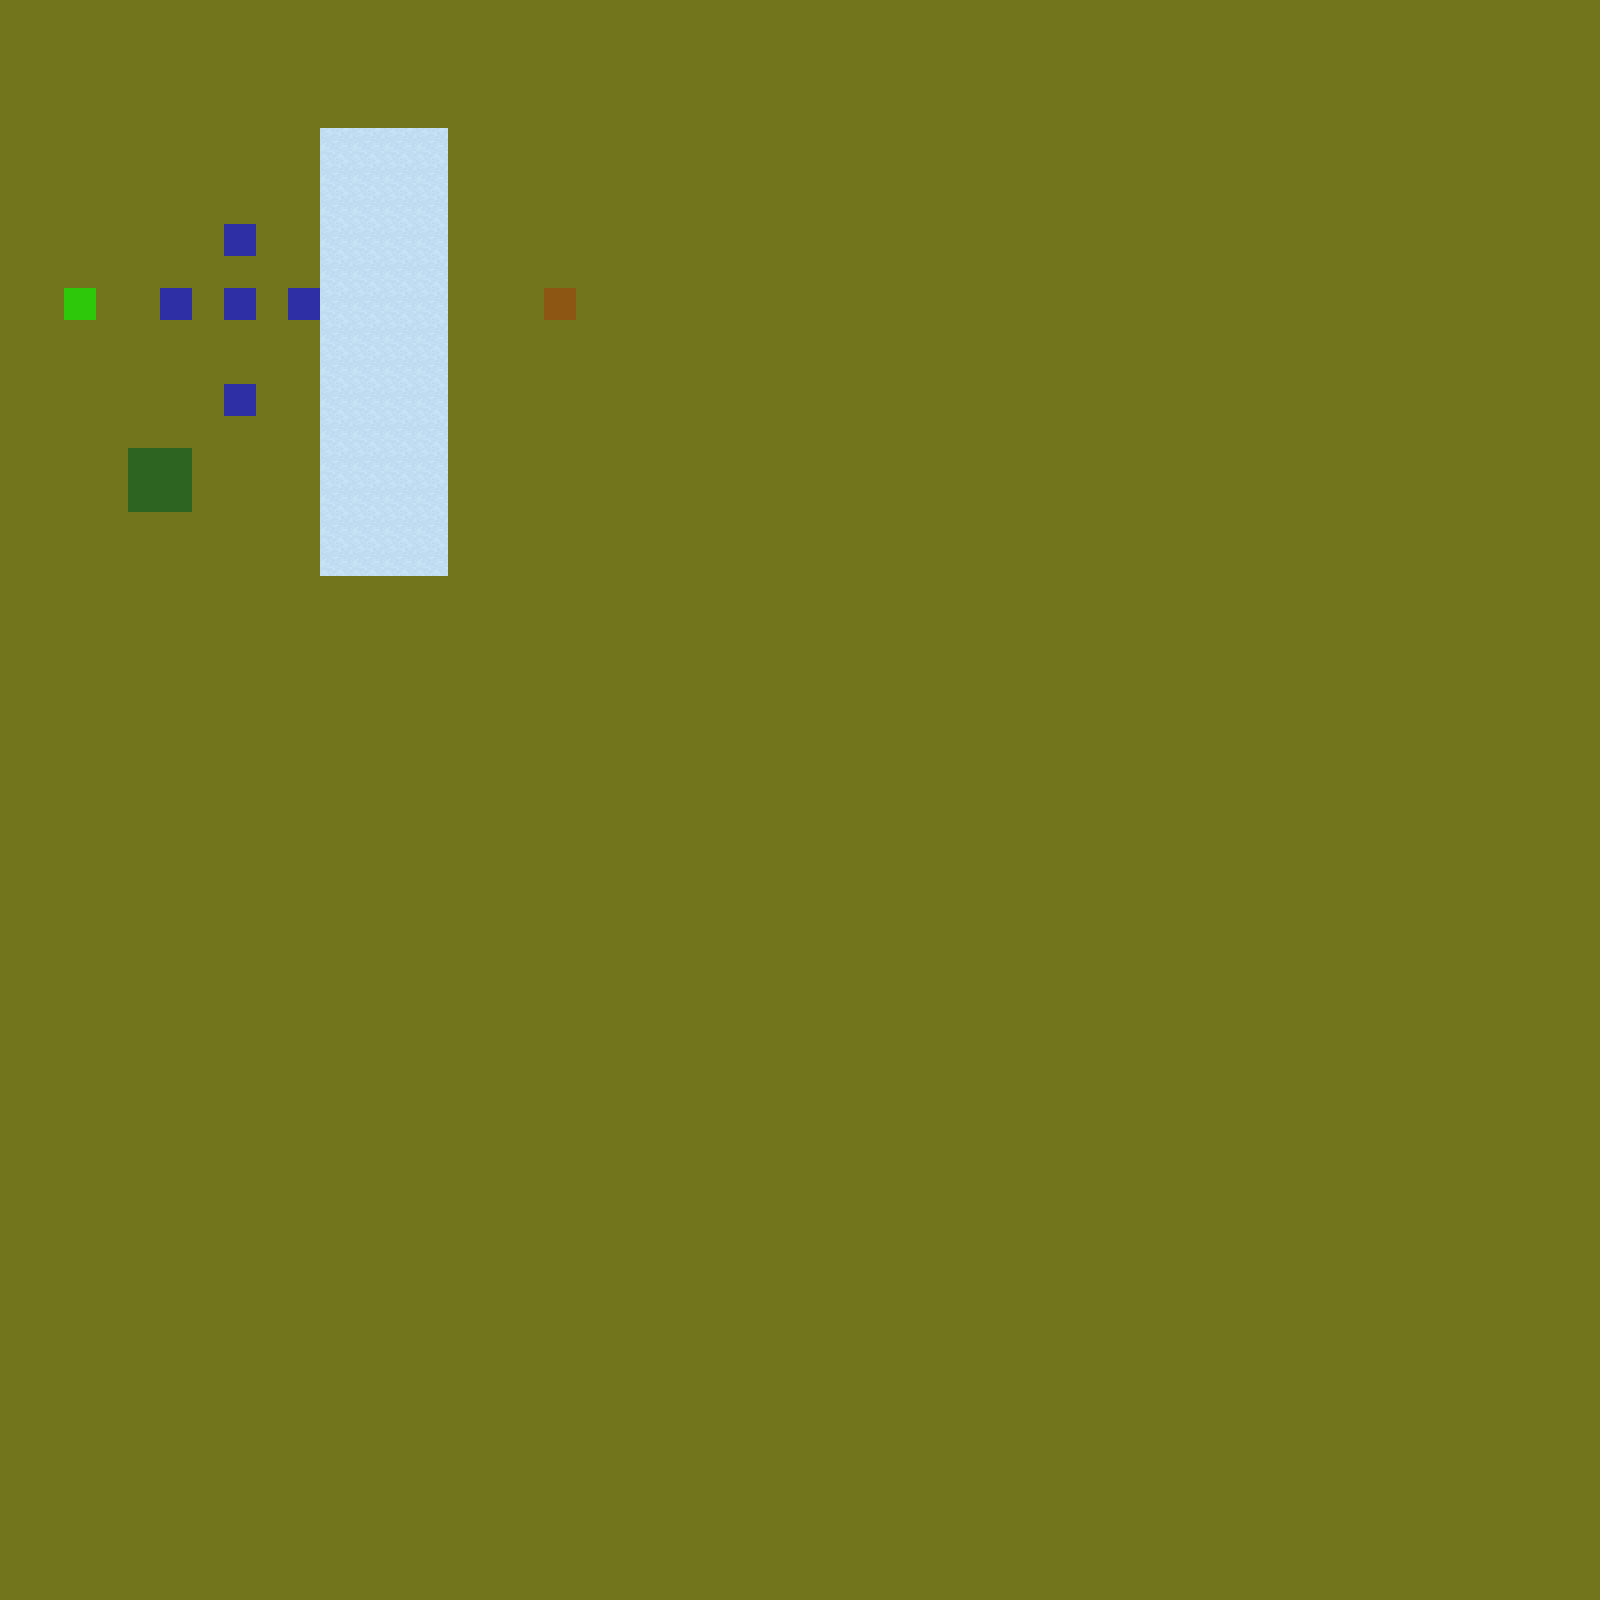

This is a level from a 2D game, rendered from its Tiled map with the project's own tilesets. A one-line summary and the map file follow, with tile-layer data summarised:
An orthogonal 50x50 tile map with 32x32 px tiles, 6 tile layers (Grass, Water, Box, Player, ...), 12 tilesets.

<map version="1.4" tiledversion="1.4.3" orientation="orthogonal" renderorder="right-down" width="50" height="50" tilewidth="32" tileheight="32" infinite="0" nextlayerid="8" nextobjectid="1">
 <editorsettings>
  <export target="stage/6/Stage6.csv" format="csv" />
 </editorsettings>
 <tileset firstgid="1" source="tsx/TX Props.tsx" />
 <tileset firstgid="257" source="tsx/TX Shadow Plant.tsx" />
 <tileset firstgid="513" source="tsx/TX Shadow.tsx" />
 <tileset firstgid="769" source="tsx/TX Struct.tsx" />
 <tileset firstgid="1025" source="tsx/TX Tileset Grass.tsx" />
 <tileset firstgid="1089" source="tsx/TX Tileset Stone Ground.tsx" />
 <tileset firstgid="1153" source="tsx/TX Tileset Wall.tsx" />
 <tileset firstgid="1409" source="tsx/EventFlag.tsx" />
 <tileset firstgid="1419" source="tsx/Flag.tsx" />
 <tileset firstgid="1425" source="tsx/TX Plant.tsx" />
 <tileset firstgid="1681" source="tsx/TX Player.tsx" />
 <tileset firstgid="1697" source="tsx/[A]Water2_pipo.tsx" />
 <layer id="1" name="Grass" width="50" height="50">
  <data>[2500 cells, 2500 non-empty, 1 distinct tile ids]</data>
 </layer>
 <layer id="3" name="Water" width="50" height="50">
  <data>[2500 cells, 56 non-empty, 1 distinct tile ids]</data>
 </layer>
 <layer id="4" name="Box" width="50" height="50">
  <data>[2500 cells, 5 non-empty, 1 distinct tile ids]</data>
 </layer>
 <layer id="5" name="Player" width="50" height="50">
  <data>[2500 cells, 1 non-empty, 1 distinct tile ids]</data>
 </layer>
 <layer id="6" name="Goal" width="50" height="50">
  <data>[2500 cells, 5 non-empty, 2 distinct tile ids]</data>
 </layer>
 <layer id="7" name="WaterBarrier" width="50" height="50">
  <data>[2500 cells, 56 non-empty, 1 distinct tile ids]</data>
 </layer>
</map>
